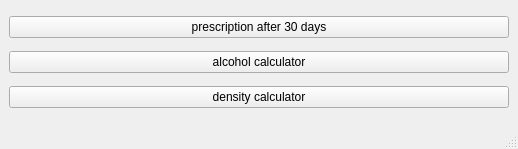
<?xml version="1.0" encoding="UTF-8"?>
<ui version="4.0">
 <class>MainWindow</class>
 <widget class="QMainWindow" name="MainWindow">
  <property name="geometry">
   <rect>
    <x>0</x>
    <y>0</y>
    <width>518</width>
    <height>149</height>
   </rect>
  </property>
  <property name="windowTitle">
   <string>Apothecarys toolbox</string>
  </property>
  <widget class="QWidget" name="centralwidget">
   <layout class="QVBoxLayout" name="verticalLayout">
    <item>
     <widget class="QPushButton" name="pushButton">
      <property name="text">
       <string>prescription after 30 days</string>
      </property>
     </widget>
    </item>
    <item>
     <widget class="QPushButton" name="pushButton_3">
      <property name="text">
       <string>alcohol calculator</string>
      </property>
     </widget>
    </item>
    <item>
     <widget class="QPushButton" name="pushButton_2">
      <property name="text">
       <string>density calculator</string>
      </property>
     </widget>
    </item>
   </layout>
  </widget>
  <widget class="QMenuBar" name="menubar">
   <property name="geometry">
    <rect>
     <x>0</x>
     <y>0</y>
     <width>518</width>
     <height>22</height>
    </rect>
   </property>
  </widget>
  <widget class="QStatusBar" name="statusbar"/>
 </widget>
 <resources/>
 <connections/>
</ui>
